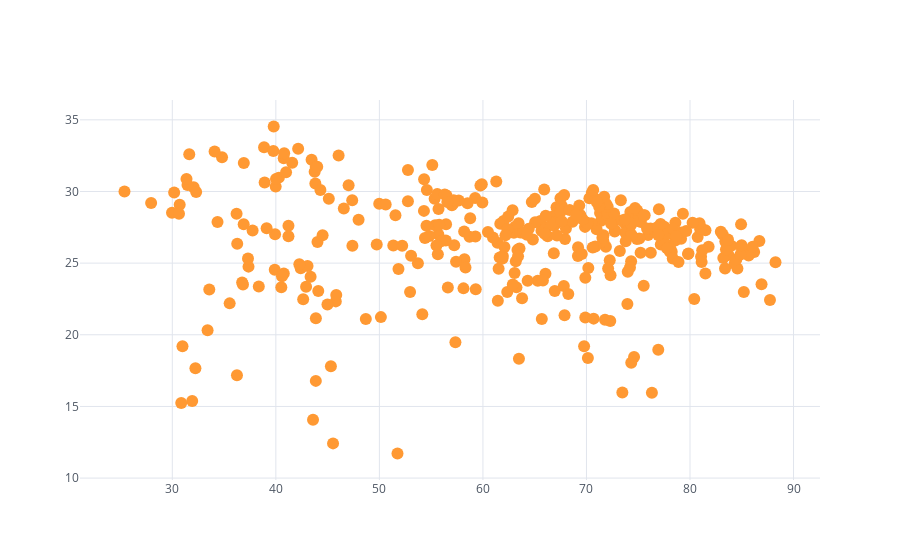

The cell this chart's notebook holds for it:
### Markdown cell above
## Gráfico de espalhamento

### Code cell
ds_diario.iplot(kind='scatter', x='RH', y='Tmed', mode='markers')

### Figure 1 — Plotly figure (JSON) as saved in the notebook; plotly's stock layout.template omitted (floating-point values rounded to 4 significant figures; data arrays with more than 128 entries replaced by an {"elided": "..."} marker saying what was removed)
{"data": [{"line": {"color": "rgba(255, 153, 51, 1.0)", "dash": "solid", "shape": "linear", "width": 1.3}, "marker": {"size": 12, "symbol": "circle"}, "mode": "markers", "name": "Tmed", "text": "", "type": "scatter", "x": {"elided": "365 float values"}, "y": {"elided": "365 float values"}}], "layout": {"legend": {"bgcolor": "#FFFFFF", "font": {"color": "#4D5663"}}, "paper_bgcolor": "#FFFFFF", "plot_bgcolor": "#FFFFFF", "title": {"font": {"color": "#4D5663"}}, "xaxis": {"gridcolor": "#E1E5ED", "showgrid": true, "tickfont": {"color": "#4D5663"}, "title": {"font": {"color": "#4D5663"}, "text": ""}, "zerolinecolor": "#E1E5ED"}, "yaxis": {"gridcolor": "#E1E5ED", "showgrid": true, "tickfont": {"color": "#4D5663"}, "title": {"font": {"color": "#4D5663"}, "text": ""}, "zerolinecolor": "#E1E5ED"}}}
